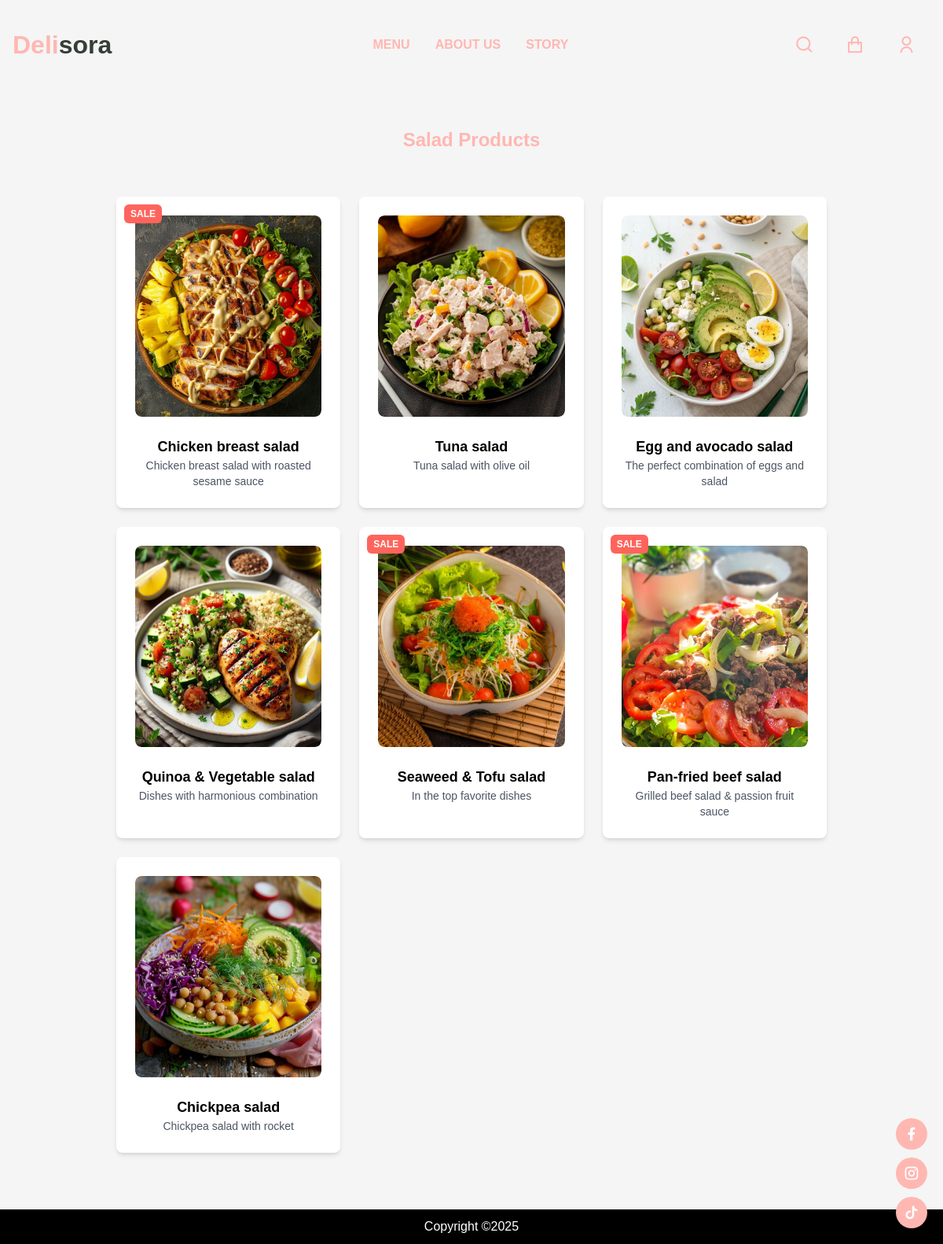
Screenshot of /category/?category=Salad with the database file from the repository.
### app/models.py (models this page shows, shortened)
class BaseProduct(models.Model):
    name = models.CharField(max_length=200, null=True)
    image = models.ImageField(upload_to='products/', null=True, blank=True)
    detail = models.TextField(null=True, blank=True)
    description = models.TextField(null=True, blank=True)
    class Meta:
        abstract = True
    @property
    def imageURL(self):
        try:
            return self.image.url
        except:
            return ''

class Product(BaseProduct):
    category = models.ManyToManyField(Category, related_name='products')
    price = models.FloatField()
    digital = models.BooleanField(default=False, null=True, blank=False)
    calories = models.IntegerField(default=0)
    protein = models.FloatField(default=0)
    carbs = models.FloatField(default=0)
    fat = models.FloatField(default=0)
    sale = models.BooleanField(default=False)
    discount_percentage = models.FloatField(default=0, null=True, blank=True)
    sale_price = models.FloatField(default=0, null=True, blank=True)
    created_at = models.DateTimeField(auto_now_add=True) #New attribute

### app/views/product.py (the view)
# urls.py: path('category/', category, name='category'),
def category(request):
    categories = Category.objects.filter(is_sub=False)[:5]
    active_category = request.GET.get('category', '')
    products = Product.objects.none()
    if active_category:
        products = Product.objects.filter(category__slug=active_category)
    context = {
        'categories': categories,
        'active_category': active_category,
        'products': products
    }
    return render(request, 'app/category.html', context)

### app/templates/app/category.html
{% extends 'app/base.html' %}
{% load static %}
{% block content %}
<div id="menu_category" class="bg-white-100 py-12">
    <div class="container mx-auto px-4">
        <h1 class="text-center text-2xl font-bold mb-8 text-[#FFB7B2]">
            {{ active_category|default:"Category" }} Products
        </h1>
        <div class="grid grid-cols-1 sm:grid-cols-2 md:grid-cols-3 gap-6 p-4">
            {% for product in products %}
                <a href="{% url 'detail' %}?id={{ product.id }}" class="block text-center bg-white p-6 rounded-lg shadow-md hover:shadow-lg transition-all relative">
                    {% if product.sale %}
                        <span class="absolute top-2 left-2 bg-red-500 text-white text-xs font-bold px-2 py-1 rounded">
                            SALE
                        </span>
                    {% endif %}
                    <div class="overflow-hidden rounded-lg">
                        <img src="{{ product.imageURL }}" alt="{{ product.name }}" class="w-full h-64 object-cover rounded-lg transform group-hover:scale-105 transition-all duration-300"/>
                    </div>
                    <h2 class="text-lg font-bold mt-4 text-black">
                        {{ product.name }}
                    </h2>
                    <p class="text-sm text-gray-600">
                        {{ product.detail }}
                    </p>
                </a>
            {% empty %}
                <p class="text-center text-gray-500 col-span-full">No products found in this category.</p>
            {% endfor %}
        </div>
    </div>
</div>
{% endblock %}

### app/templates/app/base.html (shortened to what this page needs)
{% load static %}
<!DOCTYPE html>
<html lang="en">
  <head>
    <link href="https://cdn.jsdelivr.net/npm/bootstrap@5.3.3/dist/css/bootstrap.min.css" rel="stylesheet">
    <link href="https://getbootstrap.com/docs/5.3/assets/css/docs.css" rel="stylesheet">
    <link href="https://cdn.jsdelivr.net/npm/remixicon@4.1.0/fonts/remixicon.css" rel="stylesheet" />
      {% block extra_css %}
    <link rel="stylesheet" href="{% static 'app/css/styles.css' %}">
    {% endblock %}
    <script src="https://cdn.tailwindcss.com"></script>
  </head>
  <body class="{% block body_class %}{% endblock %}">
    <div class="main-container">
      <nav>
        <div class="nav__header">
          <div class="nav__logo">
            <a href="{% url 'home' %}">
              <span class="half1">Deli</span><span class="half2">sora</span>
            </a>
          </div>
        </div>
        <ul class="nav__links" id="nav-links">
          <li><a href="{% url 'menu' %}">MENU</a></li>
          <li><a href="{% url 'aboutus' %}">ABOUT US</a></li>
          <li><a href="{% url 'contact' %}">STORY</a></li>
        </ul>
        <div class="nav__btns">
          <button class="btn search-btn" id="openSearch">
              <i class="ri-search-line"></i>
          </button>
          <button class="btn cart-btn" onclick="window.location.href='{% url 'cart' %}'">
              <i class="ri-shopping-bag-line"></i>
          </button>
          {% if user.is_authenticated %}
          <div class="dropdown">
              <button class="btn p-0 border-0 position-relative" type="button" id="userDropdown" data-bs-toggle="dropdown">
                    <img src="{{ request.user.customer.imageURL|default:'https://bootdey.com/img/Content/avatar/avatar1.png' }}"
                         alt="Avatar" class="rounded-circle" width="40" height="40">
                    {% if new_products.exists %}
                      <span class="badge position-absolute bg-danger text-white animate-blink"
                            id="new-product-notification"
                            style="width: 18px; height: 18px; font-size: 12px; display: flex;
                                   align-items: center; justify-content: center;
                                   border-radius: 50%; top: -5px; right: -5px;">
                        New!
                      </span>
                    {% endif %}
                </button>
              <ul class="dropdown-menu">
                <li><a class="dropdown-item" href="{% url 'my_account' %}">My Account</a></li>
                <li>
                  <form method="POST" action="{% url 'logout' %}">
                    {% csrf_token %}
                    <button type="submit" class="dropdown-item">Log Out</button>
                  </form>
                </li>
              </ul>
            </div>
          {% else %}
          <a href="{% url 'login' %}" class="btn"><i class="ri-user-line"></i></a>
          {% endif %}
        </div>
      </nav>
      <div class="socials">
          <span><a href="https://www.facebook.com/" target="_blank"><i class="ri-facebook-fill"></i></a></span>
          <span><a href="https://www.instagram.com/" target="_blank"><i class="ri-instagram-line"></i></a></span>
          <span><a href="https://www.tiktok.com/" target="_blank"><i class="ri-tiktok-fill"></i></a></span>
      </div>
      <div class="container">
        {% block content %}{% endblock content %}
      </div>
      <footer>
        Copyright ©2025
      </footer>
    </div>
  </body>
</html>

### app/static/app/css/styles.css (style rules this page uses)
:root { --primary-color: #f2d5e3; --text-dark: #ffb7b2; --white: #ffffff; --text-color: #373d37; --max-width: 1200px; --new-color: linear-gradient(45deg, #b0e1fa, #fbf0ea); }
* { padding: 0; margin: 0; box-sizing: border-box; }
body { font-family: "Montserrat", sans-serif; }
nav { position: sticky; isolation: isolate; width: 100%; z-index: 9; }
.nav__header { padding: 1rem; width: 100%; display: flex; align-items: center; justify-content: space-between; background-color: var(--text-dark); }
.nav__logo a { font-size: 2rem; font-weight: 700; text-decoration: none; }
.nav__logo .half1 { color: var(--new-color); }
.nav__logo .half2 { color: #373d37; }
.nav__links { position: absolute; top: 60px; left: 30px; margin-left: 0px; width: 100%; padding: 2rem; list-style: none; display: flex; align-items: center; justify-content: center; flex-direction: column; gap: 2rem; background-color: var(--text-dark); transition: 0.5s; z-index: -1; transform: translateY(-100%); }
.nav__links a { font-weight: 600; color: var(--primary-color); }
.nav__btns { display: flex; }
.socials { position: fixed; bottom: 20px; right: 20px; display: flex; flex-direction: column; gap: 10px; z-index: 1000; }
.socials span a { display: flex; align-items: center; justify-content: center; width: 40px; height: 40px; background-color: var(--text-dark); border-radius: 50%; color: white; font-size: 20px; transition: background 0.3s; }
@media (width > 768px) { nav { position: static; padding: 2rem 1rem; max-width: var(--max-width); margin-inline: auto; display: flex; align-items: center; justify-content: space-between; gap: 2rem; } }
@media (width > 768px) { .nav__header { flex: 1; padding: 0; background-color: transparent; } }
@media (width > 768px) { .nav__logo a { color: var(--text-dark); } }
@media (width > 768px) { .nav__links { position: static; padding: 0; flex-direction: row; background-color: transparent; transform: none; } }
@media (width > 768px) { .nav__links a, .nav__links a:hover { color: var(--text-dark); } }
@media (width > 768px) { .nav__btns { flex: 1; display: flex; align-items: center; gap: 1rem; } }
@media (width > 768px) { .nav__btns .btn { font-size: 1.5rem; color: var(--text-dark); background-color: transparent; } }
@media (width > 768px) { .search-btn { background: transparent; border: none; cursor: pointer; font-size: 20px; } }
body { font-family: "Poppins", sans-serif; background-color: #f8f9fa; color: #333; line-height: 1.6; }
h1, h2 { font-weight: bold; color: #222; }
html, body { height: 100%; margin: 0; padding: 0; }
.main-container { display: grid; grid-template-rows: auto 1fr auto; min-height: 100vh; }
footer { background: black; color: white; text-align: center; padding: 10px 0; width: 100%; }
.nav__links { margin-left: 1.5cm; }
.nav__btns { display: flex; align-items: center; gap: 10px; }
.nav__btns .btn { margin-right: 5px; }
.absolute.top-2.left-2 { z-index: 10; position: absolute; top: 10px; left: 10px; background: #ff645c; color: white; font-weight: bold; padding: 5px 10px; border-radius: 5px; }
button { background-color: #ffb7b2; color: white; padding: 10px 15px; border: none; border-radius: 30px; cursor: pointer; }
body { background: #f5f5f5; margin-top: 20px; }
.btn { cursor: pointer; }
.cart-btn { position: relative; background-color: #f2d5e3; color: white; border-radius: 50%; width: 50px; height: 50px; display: flex; align-items: center; justify-content: center; font-size: 1.5rem; border: none; cursor: pointer; }

### rows the page displays
Product: sale "SALE", imageURL (picture), name "Chicken breast salad", detail "Chicken breast salad with roasted sesame sauce"
Product: imageURL (picture), name "Tuna salad", detail "Tuna salad with olive oil"
Product: imageURL (picture), name "Egg and avocado salad", detail "The perfect combination of eggs and salad"
Product: imageURL (picture), name "Quinoa & Vegetable salad", detail "Dishes with harmonious combination"
Product: sale "SALE", imageURL (picture), name "Seaweed & Tofu salad", detail "In the top favorite dishes"
Product: sale "SALE", imageURL (picture), name "Pan-fried beef salad", detail "Grilled beef salad & passion fruit sauce"
Product: imageURL (picture), name "Chickpea salad", detail "Chickpea salad with rocket"

### other values shown
{{ active_category|default:"Category" }} "Salad"
